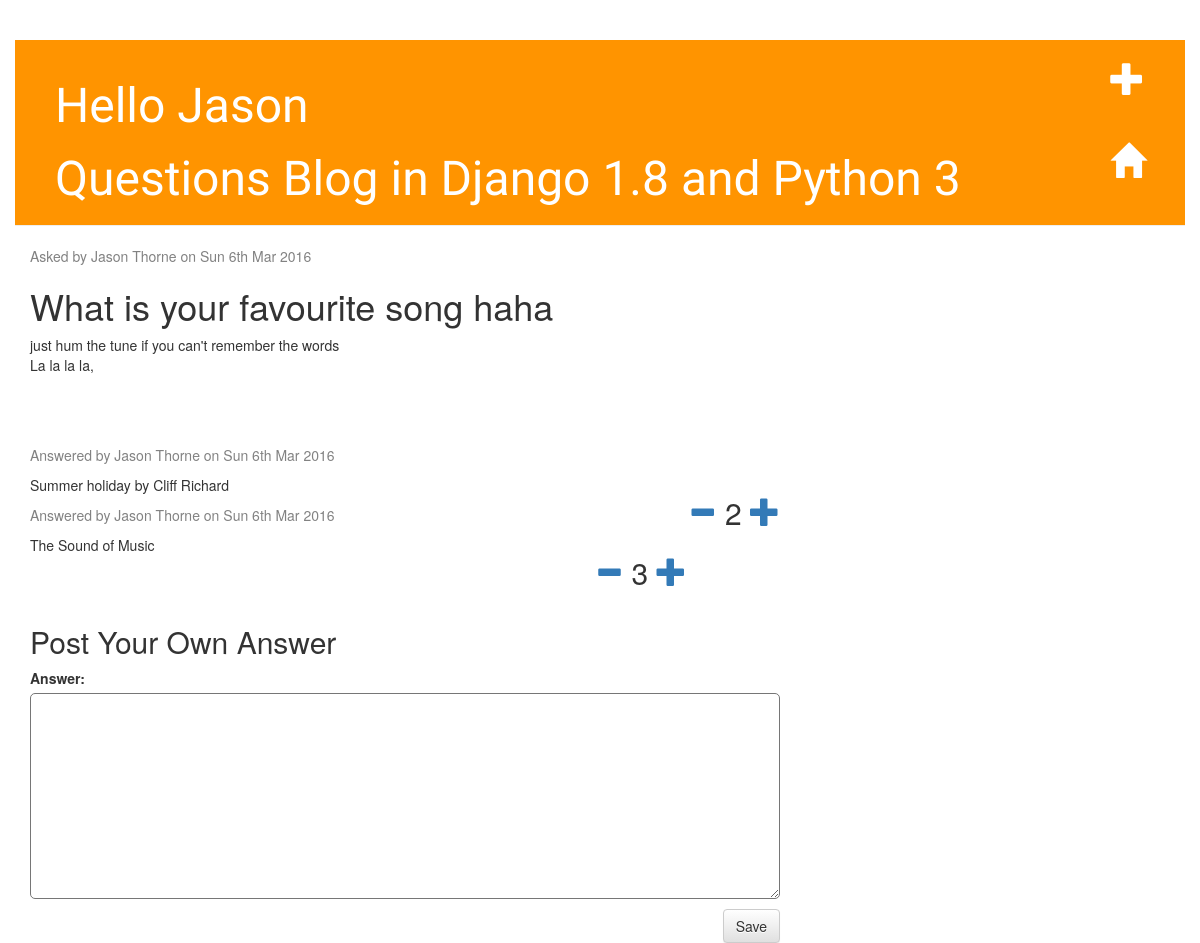
Screenshot of /blog/answerquestion/7/ (signed in) with the database file from the repository.
### project/blog/models.py (models this page shows, shortened)
class Question(models.Model):
    when_asked = models.DateTimeField(auto_now=True)
    title = models.CharField(max_length=255)
    description = models.TextField()
    original_poster = models.ForeignKey(Poster, related_name='op')

class Poster(models.Model):
    user = models.OneToOneField(User, related_name='poster')

class Answer(models.Model):
    when_answered = models.DateTimeField(auto_now=True)
    author = models.ForeignKey(Poster, related_name='author')
    question = models.ForeignKey(Question, related_name='answers')
    answer = models.TextField()
    votes = models.IntegerField(default=0)

### project/blog/views.py (the view, shortened to what this page needs)
# urls.py: url(r'^answerquestion/(?P<question_pk>\d+)/$', AnswerAddView.as_view(),\
class AnswerAddView(LoginRequiredMixin, CreateView):
    model = Answer
    fields = ['answer']
    success_url = reverse_lazy('questionList')
    def get_context_data(self, **kwargs):
        context = super(AnswerAddView, self).get_context_data(**kwargs)
        myQuestion = Question.objects.get(pk=self.kwargs['question_pk'])
        context['question'] = myQuestion
        return context

### project/blog/views.py (called while the page is built)
    def get_context_data(self, **kwargs):
        context = super(LoginRequiredMixin, self).get_context_data(**kwargs)
        context['request'] = self.request
        return context

### templates/blog/answer_form.html (shortened to what this page needs)
{% extends "base.html" %}
{% block content %}
<div class="content container">
    <div class="row">
        <div class="col-md-8">
            <div class="post">
                <div class="date">
                <p>Asked by
                {{ question.original_poster.user.first_name }}
                {{ question.original_poster.user.last_name }} on
                {{ question.when_asked|date:"D jS M Y" }}
                </p>
                </div>
                <h1>{{ question.title }}</h1>
                <p>{{ question.description|linebreaks }}</p>
            </div>
            <div class="post">
            {% for ans in question.answers.all %}
                <div class="date">
                <P>Answered by {{ ans.author.user.first_name }} {{ ans.author.user.last_name }} on
                {{ ans.when_answered|date:"D jS M Y" }}
                </P>
                </div>
                <h2 class="alignright">
                    <a href="{% url 'answerMinus' ans.id %}">
                    <span class="glyphicon glyphicon-minus"></span>
                    </a>
                    {{ ans.votes }}
                    <a href="{% url 'answerPlus' ans.id %}">
                    <span class="glyphicon glyphicon-plus"></span>
                    </a>
                </h2>
                <p>{{ ans.answer|linebreaks }}</p>
            {% endfor %}
            </div>
            <h2>Post Your Own Answer</h2>
            <form action="" method="post" class="post-form">
                {{ form.as_p }}
                <button type="submit" class="save btn btn-default">Save</button>
            </form>
{% endblock %}

### templates/base.html (shortened to what this page needs)
{% load staticfiles %}
<html>
    <head>
        <link rel="stylesheet" href="{% static "css/core.css" %}" />
        <link rel="stylesheet" href="http://maxcdn.bootstrapcdn.com/bootstrap/3.2.0/css/bootstrap.min.css">
        <link rel="stylesheet" href="http://maxcdn.bootstrapcdn.com/bootstrap/3.2.0/css/bootstrap-theme.min.css">
    </head>
    <body>
        <div  class="page-header">
            {% if user and not user.is_anonymous %}
                <a href="{% url 'questionAdd' %}" class="top-menu"><span class="glyphicon glyphicon-plus"></span></a>
                <h1>Hello {{ user.first_name }}</h1>
                <a href="{% url 'home' %}" class="top-menu"><span class="glyphicon glyphicon-home"></span></a>
            {% endif %}
            <h1>Questions Blog in Django 1.8 and Python 3</h1>
        </div>
        {% block content %}
        {% endblock %}
    </body>
</html>

### static_local/css/core.css (style rules this page uses)
body { padding-left: 15px; padding-right: 15px; }
.page-header { background-color: #ff9400; margin-top: 0; padding: 20px 20px 20px 40px; }
.page-header h1, .page-header h1 a, .page-header h1 a:visited, .page-header h1 a:active { color: #ffffff; font-size: 36pt; text-decoration: none; font-family: 'Lobster', cursive; }
.content { margin-left: 40px; }
h1, h2, h3, h4 { font-family: 'Lobster', cursive; }
.date { color: #828282; }
.alignright { text-align: right; }
.save { float: right; }
.post-form textarea, .post-form input { width: 100%; }
.top-menu, .top-menu:hover, .top-menu:visited { color: #ffffff; float: right; font-size: 26pt; margin-right: 20px; }
.post { margin-bottom: 70px; }
.alignright { float: right; }
input, textarea { border-radius: 5px; }

### rows the page displays
Question: original_poster.user.first_name "Jason", original_poster.user.last_name "Thorne", when_asked "Sun 6th Mar 2016", title "What is your favourite song haha", description "just hum the tune if you can't remember the words La la la la,"
Answer: author.user.first_name "Jason", author.user.last_name "Thorne", when_answered "Sun 6th Mar 2016", votes "2", answer "Summer holiday by Cliff Richard"
Answer: author.user.first_name "Jason", author.user.last_name "Thorne", when_answered "Sun 6th Mar 2016", votes "3", answer "The Sound of Music"

### other values shown
{{ user.first_name }} "Jason"
